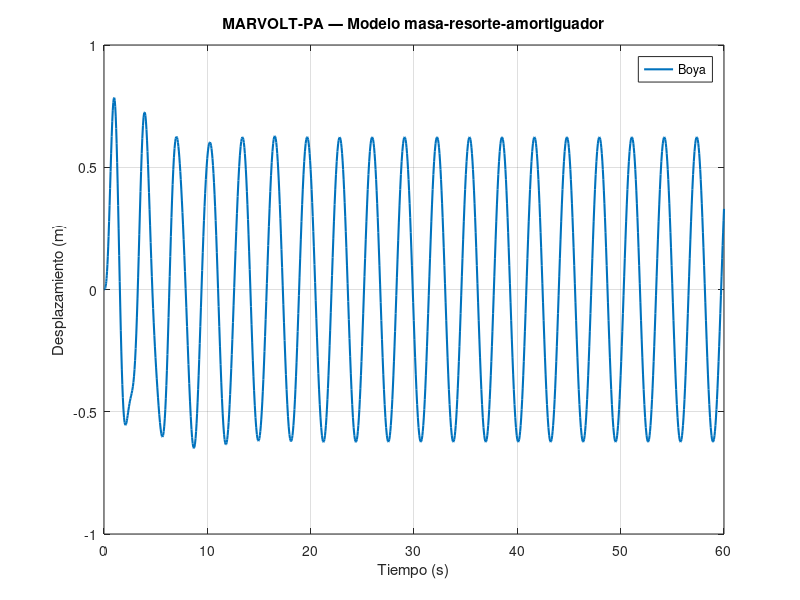

Source code (MATLAB):
clc;
clear;
close all;

% ============================================================
% MODELO 01
% Sistema masa-resorte-amortiguador
% ============================================================

% Parametros provisionales
m = 100;        % kg
c = 50;         % N*s/m
k = 2000;       % N/m

omega = 2;      % rad/s
H = 1.0;        % m

% Relacion provisional fuerza-altura
alpha = 1000;
F0 = alpha * H;

% Tiempo
tspan = [0 60];

% Condiciones iniciales
x0 = [0; 0];

% Sistema diferencial
f = @(t, x) [
    x(2);
    (F0*sin(omega*t) - c*x(2) - k*x(1)) / m
];

% Resolver
[t, x] = ode45(f, tspan, x0);

% Resultados
desplazamiento = x(:,1);
velocidad = x(:,2);

% ============================================================
% GRAFICA
% ============================================================

figure;

plot(t, desplazamiento, 'LineWidth', 1.5);

grid on;

xlabel('Tiempo (s)');
ylabel('Desplazamiento (m)');
title('MARVOLT-PA — Modelo masa-resorte-amortiguador');

legend('Boya');
